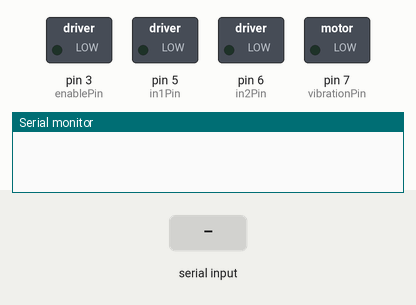
This sketch was run on a simulated Arduino Uno, built with avr-gcc and run on an emulated ATmega328P. On the bench: switched loads named in the sketch (green lamp = pin HIGH), the last lines printed to the serial monitor. Dashed ring = blinking. The test bench sets the inputs (shaded band).

Above: at 1.2 s.
1.3 s: "finished:1\n" received over Serial
At 2.9 s:
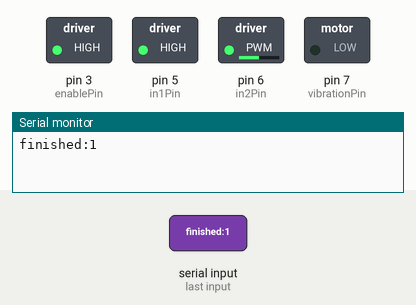
4.1 s: "milestone:1\n" received over Serial
At 4.9 s:
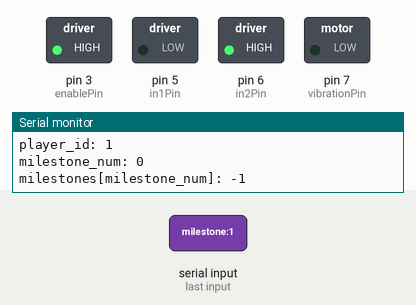
7.1 s: "miss:1\n" received over Serial
At 7.31 s:
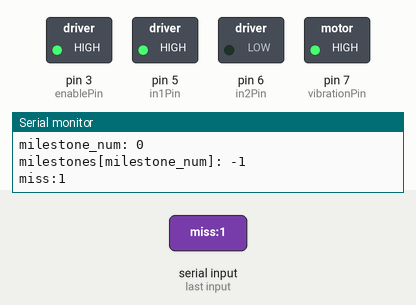
8.9 s: "finished:150\n" received over Serial
Timing chart, 0 to 59.2 s (numbered marks = the images above; inputs shaded):
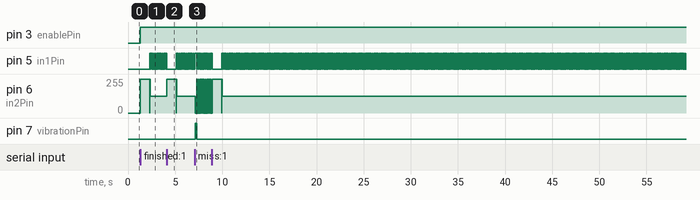

Measured:
- after the input at 1.3 s, pin 3 (enablePin): LOW → HIGH at once; pin 5 (in1Pin): alternates HIGH for 0.01 s and LOW for 0.01 s, starting after 1.0 s; pin 6 (in2Pin): 0/255 → 255/255 at once, → 127/255 1.0 s later
- after the input at 4.1 s, pin 6 (in2Pin): 127/255 → 255/255 at once, → 127/255 0.99 s later
- after the input at 7.1 s, pin 6 (in2Pin): 127/255 → 0/255 at once, then repeats every 0.02 s: 255/255 0.01 s, 0/255 0.01 s; pin 7 (vibrationPin): LOW → HIGH at once, → LOW 0.20 s later

The sketch:

arduino-controller.ino
```cpp
// Prepared by Prof. Ken Nakagaki for Class "Actuated User Interfaces and Technology"
// (With help of Anup[TA] and Chat-GPT[AI])
// Feb 15 2023

const int potPin = A0;    // analog input for reading the potentiometer value
const int enablePin = 3;  // PWM output for controlling motor speed
const int in1Pin = 5;     // control input 1 for motor driver
const int in2Pin = 6;     // control input 2 for motor driver
const int vibrationPin = 7;


void setup() {
  pinMode(enablePin, OUTPUT);
  pinMode(in1Pin, OUTPUT);
  pinMode(in2Pin, OUTPUT);
  pinMode(potPin, INPUT);
  pinMode(vibrationPin, OUTPUT);
  // Set the initial motor speed to zero
  analogWrite(enablePin, 0);

  Serial.begin(115200);
}

int SLIDER_WIDTH = 512;
int finished = -1;

void slideToP1() {
  digitalWrite(5, HIGH);
  digitalWrite(6, LOW);
  analogWrite(3, 255);  //define Speed
  delay(1000);          //wait for 1000ms
  digitalWrite(5, LOW);
  digitalWrite(6, LOW);
}
void slideToP2() {
  digitalWrite(5, LOW);
  digitalWrite(6, HIGH);
  analogWrite(3, 255);  //define Speed
  delay(1000);          //wait for 1000ms
  digitalWrite(5, LOW);
  digitalWrite(6, LOW);
}

void loop() {
  if (finished == 1) {
    slider_vibrate();
  }
  SerialEvent();
  digitalWrite(vibrationPin, LOW);
}

int milestone0 = -1;
int milestone1 = -1;
int milestone2 = -1;

void SerialEvent() {
  if (Serial.available()) {
    String message = Serial.readStringUntil('\n');
    Serial.println(message);
    if (message.startsWith("finished")) {

      int colon_index_1 = message.indexOf(":");  // find index of first colon

      String player_id_str = message.substring(colon_index_1 + 1);  // extract player id string

      int player_id = player_id_str.toInt();  // convert player id string to integer

      if (player_id == 0) {
        slideToP1();
      } else {
        slideToP2();
      }
      finished = 1;
    }
    if (message.startsWith("milestone")) {
      int milestones[] = { milestone0, milestone1, milestone2 };

      int colon_index_1 = message.indexOf(":");                     // find index of first colon
      int colon_index_2 = message.indexOf(":", colon_index_1 + 1);  // find index of second colon

      // Serial.print("payload, colon_index_1, colon_index_2: ");
      // Serial.println(message);
      // Serial.println(colon_index_1);
      // Serial.println(colon_index_2);

      String player_id_str = message.substring(colon_index_1 + 1, colon_index_2);  // extract player id string
      String milestone_str = message.substring(colon_index_2 + 1);                 // extract milestone string

      int player_id = player_id_str.toInt();      // convert player id string to integer
      int milestone_num = milestone_str.toInt();  // convert milestone st

      Serial.print("player_id: ");
      Serial.println(player_id);

      Serial.print("milestone_num: ");
      Serial.println(milestone_num);

      Serial.print("milestones[milestone_num]: ");
      Serial.println(milestones[milestone_num]);

      if (milestones[milestone_num] == -1) {
        if (milestone_num == 0) {
          milestone0 = player_id;
        } else if (milestone_num == 1) {
          milestone1 = player_id;
        } else {
          milestone2 = player_id;
        }
        if (player_id == 0) {
          slideToP1();
        } else {
          slideToP2();
        }
      }
    }
    if (message.startsWith("miss")) {
      vibrate();
    }
    if (message.startsWith("reset")) {
      reset();
    }
  }
}

void sliderInactive() {
  digitalWrite(5, LOW);
  digitalWrite(6, LOW);
  analogWrite(3, 0);  //define Speed
  delay(1000);        //wait for 1000ms
}

void slider_vibrate() {
  digitalWrite(5, LOW);
  digitalWrite(6, HIGH);
  analogWrite(3, 255);  //define Speed
  delay(10);            //wait for 1000ms
  digitalWrite(5, HIGH);
  digitalWrite(6, LOW);
  delay(10);
}

void reset() {
  finished = -1;
  milestone0 = -1;
  milestone1 = -1;
  milestone2 = -1;

  slideToP1();
  slideToP2();
  slideToP1();
  slideToP2();
}

void vibrate() {
  digitalWrite(vibrationPin, HIGH);
  delay(200);
  digitalWrite(vibrationPin, LOW);
}
```
